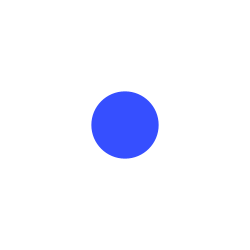
Frame 1 (no input)
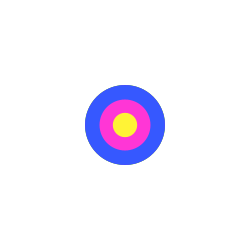
Frame 60 (the mouse pressed at the canvas centre just before this capture)
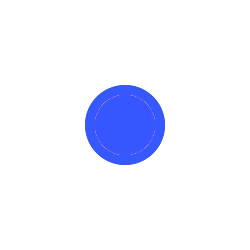
Frame 120 (the mouse held since frame 60 and released just before this capture)

The Processing sketch that drew these frames (run headless with seeded random() and noise(); from frame 60 on, the mouse is pressed at the canvas centre):

// Processing sketch: processing_49524
// ── processing_49524.pde

int counter;

void setup() {  //setup function called initially, only once
  size(250, 250);
  background(255);  //set background white
  colorMode(HSB);   //set colors to Hue, Saturation, Brightness mode
  counter = 0;
}

void draw() {  //draw function loops 
  counter++;
  noStroke();
  fill(random(255),200
  ,255,300
  );
  
  if(mousePressed == true) { //add some interaction
    ellipse(mouseX, mouseY,60, 60);
  }
  else {
    ellipse(width/2, height/2, 80*sin(counter), 80*sin(counter));
  }
}



                
                
